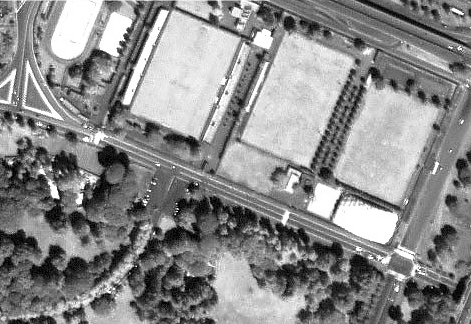
%> input picture labo/4_watershed/images/satim.jpg, 471 x 324 px
$ octave flooding.m   (GNU Octave 9; MATLAB toolbox functions it lacks are replaced by stand-ins)
%> lines starting %> are read from the running program, lines starting %| are printed output that depends on the picture; in (x1, y1, x2, y2) boxes, pixels count from 0 and x2, y2 are one past the last pixel; in counts of white or black regions, pixels touching at a corner belong together; the program's own positions count from 1
% Flooding algoritme

I = imread('images/satim.jpg');
%> I is the input picture: size 324x471 uint8; min 0, max 255, mean 138.5
if length(size(I)) > 2,
    imd = double(rgb2gray(I));
else
    imd = double(I);
end
imd = imfilter(imd,fspecial('gaussian',[3,3],1),'replicate');
[r,k] = size(imd);
%> r = 324; k = 471
f = [-1 -2 -1;0 0 0; 1 2 1];
imv1 = filter2(f, imd(:,:));
imh1 = filter2(f',imd(:,:));
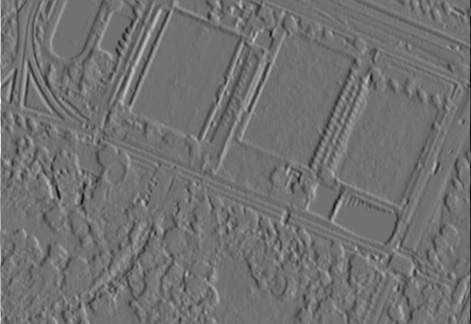
%> imh1: size 324x471 double; min -761.8, max 946.3, mean 0; drawn with min black and max white
gradmagn = sqrt(imv1.^2+imh1.^2);
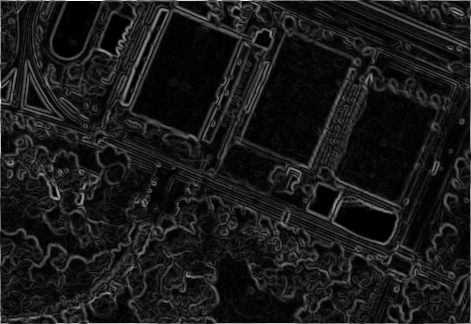
%> gradmagn: size 324x471 double; min 5.68e-14, max 1018.5, mean 102.3; drawn with min black and max white
figure, imshow(mat2gray(gradmagn)), title('Sobel-filtered image');

levels = gradmagn(:);
levels = round(levels);
levels = unique(levels);
%> levels = 839 values from 0 to 1019
levels = sort(levels);

drownthresh = 40;
ind = find(gradmagn < drownthresh);
%> ind = 50835 values from 328 to 152267
labels = zeros(size(imd));
labels(ind) = 1;
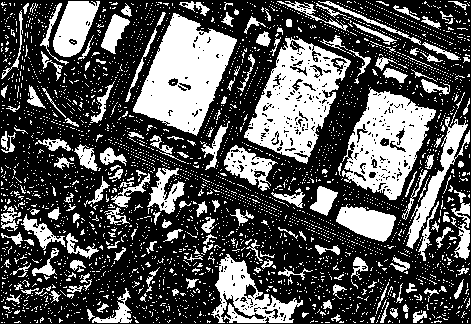
%> labels: size 324x471 double; values 0 (black) and 1 (white), 33.3% white; 3349 white regions (3170 under 20 px), largest, box (x1, y1, x2, y2) and area: (133, 13, 237, 136) 6963, (244, 37, 351, 164) 6379, (342, 87, 436, 200) 5538
labels = bwmorph(labels,'clean',1);
labels = bwmorph(labels,'fill',1);
%> labels: size 324x471 logical; 32.2% white; 1432 white regions (1253 under 20 px), largest, box (x1, y1, x2, y2) and area: (133, 13, 237, 136) 6975, (244, 37, 351, 164) 6415, (342, 87, 436, 200) 5585
labels = bwlabel(labels,4);
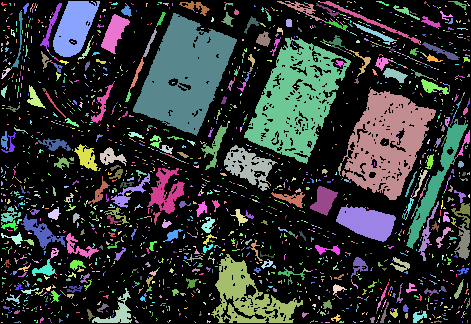
%> labels: size 324x471 double; 2362 distinct labels, from 0 to 2361; one colour per label, 0 black

figure, imshow(label2rgb(labels)),title('first step - drown under threshold')
%> after `imshow(label2rgb(labels))`:
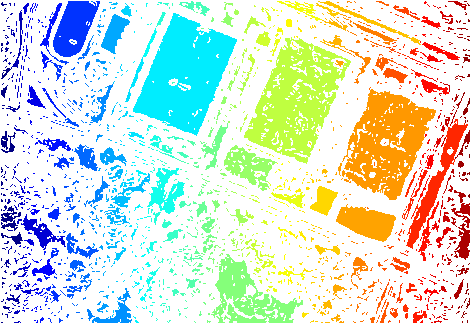
%> displayed picture: size 324x471x3, on the screen's scale of 0 to 255; mean R, G, B 214.2, 227, 211.5

figure,
for lev = 1:25:length(levels),
    level = levels(lev);
    newsum = 1;
    oldsum = 0;
    while newsum~=oldsum
        oldsum = newsum;
        labeled = labels~=0;
        labeledgrow = bwmorph(labeled,'dilate');
        kandidates = labeledgrow & ~labeled;
        chosen = kandidates & gradmagn <= level;

        up = [zeros(1,k); labels(1:end-1,:)];
        labels(up~=0 & chosen) = up(up~=0 & chosen);
        left = [zeros(r,1),labels(:,1:end-1)];
        labels(left~=0 & chosen) = left(left~=0 & chosen);
        right = [labels(:,2:end) , zeros(r,1)];
        labels(right~=0 & chosen) = right(right~=0 & chosen);
        down = [labels(2:end,:) ; zeros(1,k)];
        labels(down~=0 & chosen) = down(down~=0 & chosen);
        newsum = sum(labels(:));
    end
    %     imshow(label2rgb(labels)), title('Tussentijds gelabelde en gesegmenteerde beeld');
    %     pause(0.01)
    r*k - sum(sum(labels~=0))
end
%> this loop made 34 passes
%> (lev, level) on passes 2 to 13: (26, 25), (51, 50), (76, 75), (101, 100), (126, 125), (151, 150), (176, 175), (201, 200), (226, 225), (251, 250), (276, 275), (301, 300)
%> level on pass 1: 0
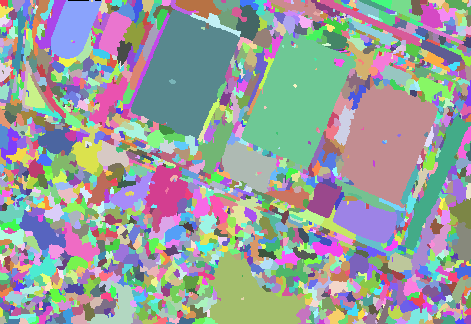
%> labels: size 324x471 double; 2362 distinct labels, from 0 to 2361; one colour per label, 0 black
figure, imshow(label2rgb(labels)), title('Het gelabelde en gesegmenteerde beeld');
%> after `imshow(label2rgb(labels))`:
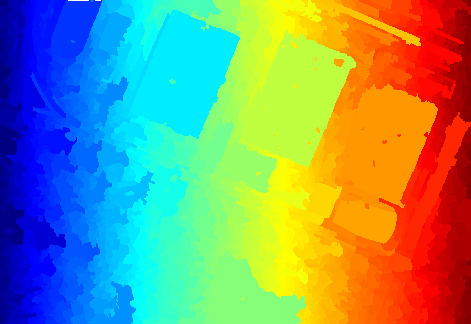
%> displayed picture: size 324x471x3, on the screen's scale of 0 to 255; mean R, G, B 125.3, 150.7, 119.7
figure, imshow(I), title('Het originele beeld')

$ run again, with labo/4_watershed/images/cameraman.jpg copied over labo/4_watershed/images/satim.jpg
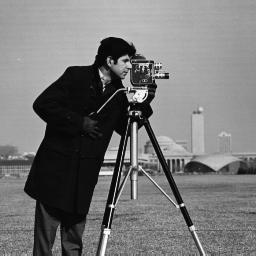
%> input picture labo/4_watershed/images/cameraman.jpg, 256 x 256 px
%> I is the input picture: size 256x256 uint8; min 0, max 255, mean 118.7
%> levels = 733 values from 0 to 914
%> ind = 45553 values from 258 to 65275
%> the loop `for lev = 1:25:length(levels),` made 30 passes
%> (lev, level) on passes 2 to 9: (26, 25), (51, 50), (76, 75), (101, 100), (126, 125), (151, 150), (176, 175), (201, 200)
%> after the loop `for lev = 1:25:length(levels),`:
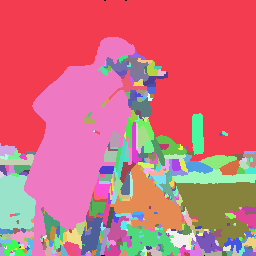
%> labels: size 256x256 double; 432 distinct labels, from 0 to 431; one colour per label, 0 black
%> `imshow(label2rgb(labels))`:
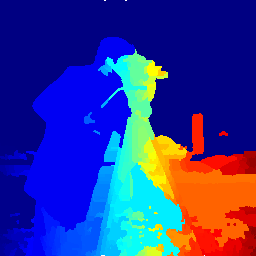
%> displayed picture: size 256x256x3, on the screen's scale of 0 to 255; mean R, G, B 45.5, 52.2, 148.5
